Frame 1 (no input): blank canvas, image omitted
Frame 60 (the mouse pressed at the canvas centre just before this capture): blank canvas, image omitted
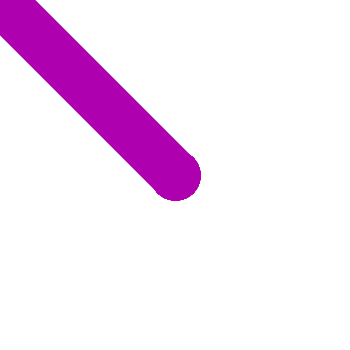
Frame 120 (the mouse held since frame 60 and released just before this capture)

The Processing sketch whose frames 1 and 60 were blank and that drew this single picture after the mouse press (run headless with seeded random() and noise(); from frame 60 on, the mouse is pressed at the canvas centre):

// Processing sketch: processing_172069
// ── processing_172069.pde

int counter;

void setup() {  //setup function called initially, only once
  size(350, 350);
  background(255);  //set background white
  //colorMode(HSB);   //set colors to Hue, Saturation, Brightness mode
  smooth();
  counter = 0;
  noStroke ();
  fill(255, 0 , 0);
  smooth();
}

void draw() {   
  counter++;
  if( mousePressed == true){
 
    
        strokeWeight(50);
        stroke(mouseX, 0, mouseY);
        line(mouseX, mouseY, pmouseX, pmouseY);
    
    

  }
  
}
